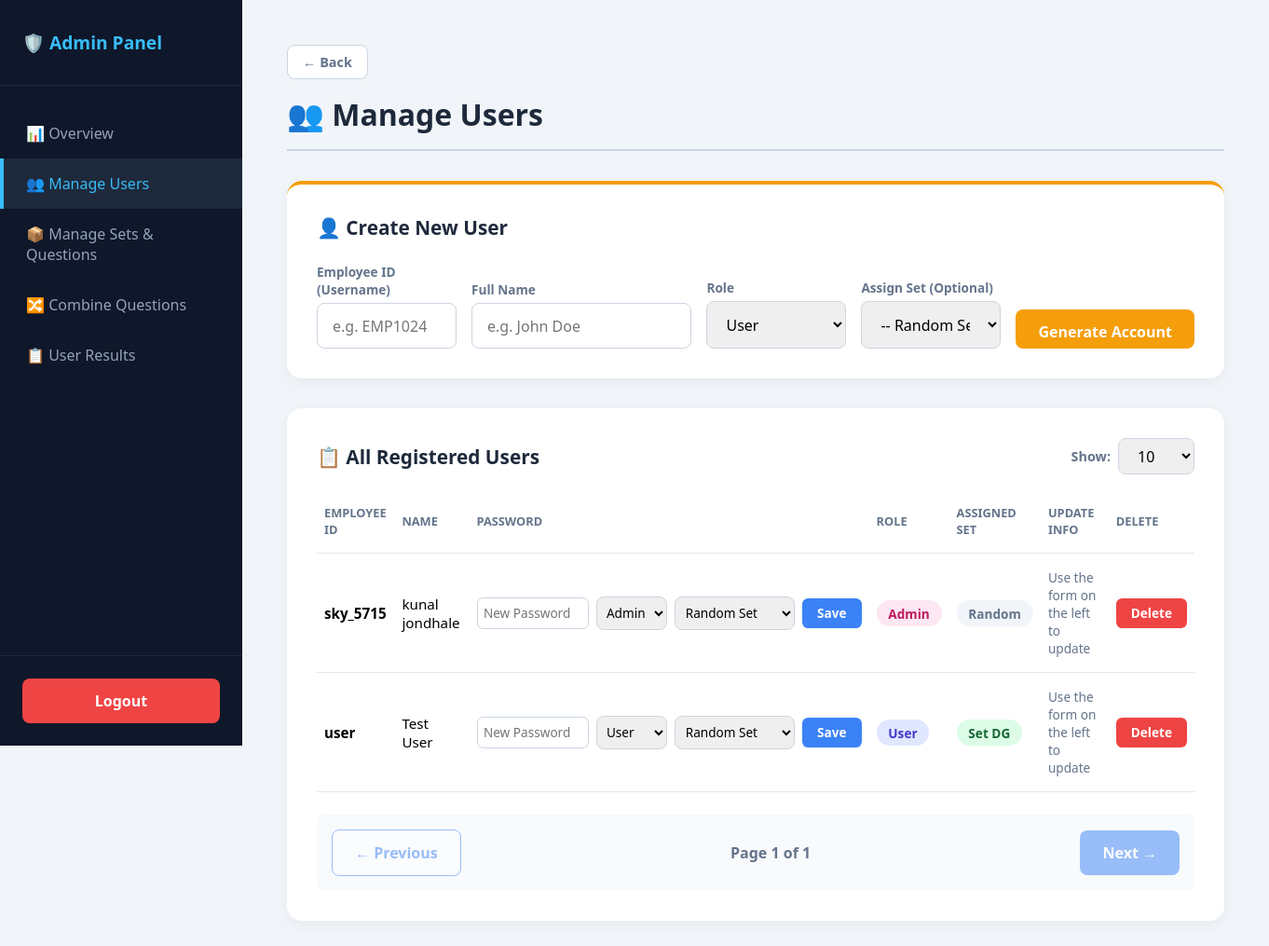
Page /admin/students (signed in) on the committed database.
### tables this page shows
CREATE TABLE students (
            id INTEGER PRIMARY KEY AUTOINCREMENT,
            username TEXT UNIQUE NOT NULL,
            password TEXT NOT NULL,
            name TEXT,
            assigned_set TEXT,
            role TEXT DEFAULT 'user',
            created_at TIMESTAMP DEFAULT CURRENT_TIMESTAMP
        );

### app.py (the view)
@app.route("/admin/students")
def admin_users():
    if not session.get("is_admin"):
        return redirect(url_for("login"))
    conn = get_db()
    users = conn.execute("SELECT * FROM students ORDER BY id DESC").fetchall()
    conn.close()
    return render_template("admin_students.html", page="users", sets=get_all_sets(), users=users)

### app.py (called while the page is built)
@app.context_processor
def inject_csrf_token():
    return dict(csrf_token=generate_csrf)

def get_db():
    conn = sqlite3.connect(DB_NAME)
    conn.row_factory = sqlite3.Row
    return conn

def get_all_sets():
    conn = get_db()
    rows = conn.execute("""
        SELECT s.name, s.description, s.question_count, s.duration_minutes,
               (SELECT COUNT(DISTINCT LOWER(TRIM(question))) FROM questions q WHERE q.set_name = s.name) AS qcount
        FROM sets s ORDER BY s.name
    """).fetchall()
    conn.close()
    return rows

@app.after_request
def add_security_headers(response):
    response.headers['X-Content-Type-Options'] = 'nosniff'
    response.headers['X-Frame-Options'] = 'DENY'
    response.headers['X-XSS-Protection'] = '1; mode=block'
    response.headers['Referrer-Policy'] = 'same-origin'
    return response

### templates/admin_students.html (shortened to what this page needs)
{% extends "admin_base.html" %}
{% block content %}
<h1 class="page-title">👥 Manage Users</h1>
<div class="card" style="border-top: 4px solid #f59e0b; margin-bottom: 2rem;">
  <h3>👤 Create New User</h3>
  <form method="POST" action="{{ url_for('admin_add_user') }}">
    <div class="form-row">
      <div class="form-group" style="flex:1;">
        <label>Employee ID (Username)</label>
        <input type="text" name="username" placeholder="e.g. EMP1024" required>
      </div>
      <div class="form-group" style="flex:2;">
        <label>Full Name</label>
        <input type="text" name="name" placeholder="e.g. John Doe" required>
      </div>
      <div class="form-group" style="flex:1;">
        <label>Role</label>
        <select name="role" required>
          <option value="user">User</option>
        </select>
      </div>
      <div class="form-group" style="flex:1;">
        <label>Assign Set (Optional)</label>
        <select name="assigned_set">
          <option value="">-- Random Set --</option>
        </select>
      </div>
      <button type="submit" class="btn" style="margin-bottom: 0; height: 42px; background: #f59e0b;">Generate Account</button>
    </div>
  </form>
</div>
<div class="card">
  <div style="display: flex; justify-content: space-between; align-items: center; margin-bottom: 1rem;">
    <h3 style="margin-bottom: 0;">📋 All Registered Users</h3>
    <div style="display: flex; align-items: center; gap: 0.5rem;">
      <label style="font-size: 0.9rem; color: #64748b; font-weight: 600;">Show:</label>
      <select id="pageSizeSelect" onchange="changePageSize()" style="width: auto; padding: 0.4rem 1rem; margin-bottom: 0; border-radius: 0.5rem; border: 1px solid #cbd5e1;">
        <option value="10" selected>10</option>
      </select>
    </div>
  </div>
  <table>
    <tr>
      <th>Employee ID</th>
      <th>Name</th>
      <th>Password</th>
      <th>Role</th>
      <th>Assigned Set</th>
      <th>Update Info</th>
      <th>Delete</th>
    </tr>
    {% for s in users %}
    <tr class="data-row">
      <td><strong>{{ s.username }}</strong></td>
      <td>{{ s.name or 'N/A' }}</td>
      <td>
        <form method="POST" action="{{ url_for('update_user_info') }}" style="margin:0;">
          <div style="display: flex; gap: 0.5rem; align-items: center;">
            <input type="password" name="new_password" placeholder="New Password" style="padding: 0.4rem; margin-bottom: 0; width: 120px; font-size: 0.85rem; border: 1px solid #cbd5e1; border-radius: 0.4rem;">
            <select name="role" style="padding: 0.4rem; margin-bottom: 0; width: auto; font-size: 0.85rem;">
              <option value="user" {% if s.role == 'user' %}selected{% endif %}>User</option>
              <option value="admin" {% if s.role == 'admin' %}selected{% endif %}>Admin</option>
            </select>
            <select name="assigned_set" style="padding: 0.4rem; margin-bottom: 0; width: auto; font-size: 0.85rem;">
              <option value="" {% if not s.assigned_set %}selected{% endif %}>Random Set</option>
            </select>
            <button type="submit" class="btn btn-sm" style="background:#3b82f6;">Save</button>
          </div>
        </form>
      </td>
      <td>
        {% if s.role == 'admin' %}
          <span class="badge" style="background:#fce7f3; color:#be185d;">Admin</span>
        {% else %}
          <span class="badge" style="background:#e0e7ff; color:#4338ca;">User</span>
        {% endif %}
      </td>
      <td>
        {% if s.assigned_set %}
          <span class="badge" style="background:#dcfce7; color:#166534;">Set {{ s.assigned_set }}</span>
        {% else %}
          <span class="badge" style="background:#f1f5f9; color:#64748b;">Random</span>
        {% endif %}
      </td>
      <td style="color:#64748b; font-size: 0.85rem;">
        Use the form on the left to update
      </td>
      <td>
        <form method="POST" action="{{ url_for('delete_user', username=s.username) }}" style="margin:0;" onsubmit="return confirm('Are you sure you want to delete this user?');">
          <button type="submit" class="btn btn-danger btn-sm" {% if s.username == 'admin' %}disabled style="opacity: 0.5; cursor: not-allowed;"{% endif %}>Delete</button>
        </form>
      </td>
    </tr>
    {% endfor %}
  </table>
  <div id="pagination-controls" style="display: flex; justify-content: space-between; align-items: center; margin-top: 1.5rem; background: #f8fafc; padding: 1rem; border-radius: 0.5rem;">
    <button type="button" class="btn btn-outline" id="prevBtn" onclick="changePage(-1)">← Previous</button>
    <div style="font-weight: 600; color: #64748b;">Page <span id="pageNum">1</span> of <span id="totalPages">1</span></div>
    <button type="button" class="btn" id="nextBtn" onclick="changePage(1)">Next →</button>
  </div>
</div>
{% endblock %}

### templates/admin_base.html (style rules this page uses)
* { box-sizing: border-box; margin: 0; padding: 0; font-family: system-ui, sans-serif; }
body { display: flex; min-height: 100vh; background: #f1f5f9; }
.page-title { font-size: 2rem; color: #1e293b; margin-bottom: 2rem; border-bottom: 2px solid #cbd5e1; padding-bottom: 1rem; }
.card { background: white; border-radius: 1rem; padding: 2rem; box-shadow: 0 4px 15px rgba(0,0,0,0.05); margin-bottom: 1.5rem; }
.card h3 { color: #1e293b; margin-bottom: 1.5rem; font-size: 1.3rem; }
.btn { background: #3b82f6; color: white; border: none; padding: 0.8rem 1.5rem; border-radius: 0.5rem; font-size: 1rem; font-weight: 600; cursor: pointer; text-decoration: none; display: inline-block; }
.btn-danger { background: #ef4444; }
.btn-outline { background: white; color: #3b82f6; border: 1.5px solid #3b82f6; }
.btn-sm { padding: 0.4rem 1rem; font-size: 0.85rem; border-radius: 0.4rem; }
input[type="text"], input[type="number"], select { width: 100%; padding: 0.8rem 1rem; margin-bottom: 1rem; border-radius: 0.5rem; border: 1px solid #cbd5e1; font-size: 1rem; }
table { width: 100%; border-collapse: collapse; }
th, td { text-align: left; padding: 1rem 0.5rem; border-bottom: 1px solid #e2e8f0; font-size: 0.95rem; }
th { color: #64748b; font-weight: 600; text-transform: uppercase; font-size: 0.8rem; }
.badge { background: #e0f2fe; color: #0284c7; padding: 0.3rem 0.8rem; border-radius: 1rem; font-size: 0.85rem; font-weight: 600; }
.form-row { display: flex; gap: 1rem; flex-wrap: wrap; align-items: flex-end; }
.form-group { display: flex; flex-direction: column; flex: 1; min-width: 150px; }
.form-group label { font-size: 0.85rem; color: #64748b; margin-bottom: 0.3rem; font-weight: 600; }
.form-group input, .form-group select { margin-bottom: 0; }

### rows in the picture
students: username "sky_5715", name "kunal jondhale", role "Admin", assigned_set "Random Set"
students: username "user", name "Test User", role "User", assigned_set "DG"
